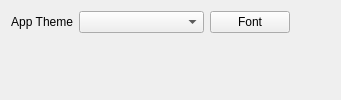
         <widget class="QWidget" name="tabAppearance">
          <attribute name="title">
           <string>Appearance</string>
          </attribute>
          <layout class="QVBoxLayout" name="verticalLayout">
           <item>
            <layout class="QHBoxLayout" name="horizontalLayout_33">
             <item>
              <widget class="QLabel" name="labelAppTheme">
               <property name="text">
                <string>App Theme</string>
               </property>
               <property name="alignment">
                <set>Qt::AlignmentFlag::AlignRight|Qt::AlignmentFlag::AlignTrailing|Qt::AlignmentFlag::AlignVCenter</set>
               </property>
              </widget>
             </item>
             <item>
              <widget class="QComboBox" name="comboBoxAppTheme">
               <property name="minimumSize">
                <size>
                 <width>125</width>
                 <height>0</height>
                </size>
               </property>
               <property name="toolTip">
                <string>&lt;html&gt;&lt;head/&gt;&lt;body&gt;&lt;p&gt;Select the overall application theme.&lt;/p&gt;&lt;/body&gt;&lt;/html&gt;</string>
               </property>
              </widget>
             </item>
             <item>
              <widget class="QPushButton" name="pushButtonFont">
               <property name="text">
                <string>Font</string>
               </property>
              </widget>
             </item>
             <item>
              <spacer name="horizontalSpacer_14">
               <property name="orientation">
                <enum>Qt::Orientation::Horizontal</enum>
               </property>
               <property name="sizeHint" stdset="0">
                <size>
                 <width>40</width>
                 <height>20</height>
                </size>
               </property>
              </spacer>
             </item>
            </layout>
           </item>
           <item>
            <spacer name="verticalSpacer_2">
             <property name="orientation">
              <enum>Qt::Orientation::Vertical</enum>
             </property>
             <property name="sizeHint" stdset="0">
              <size>
               <width>20</width>
               <height>40</height>
              </size>
             </property>
            </spacer>
           </item>
          </layout>
         </widget>
